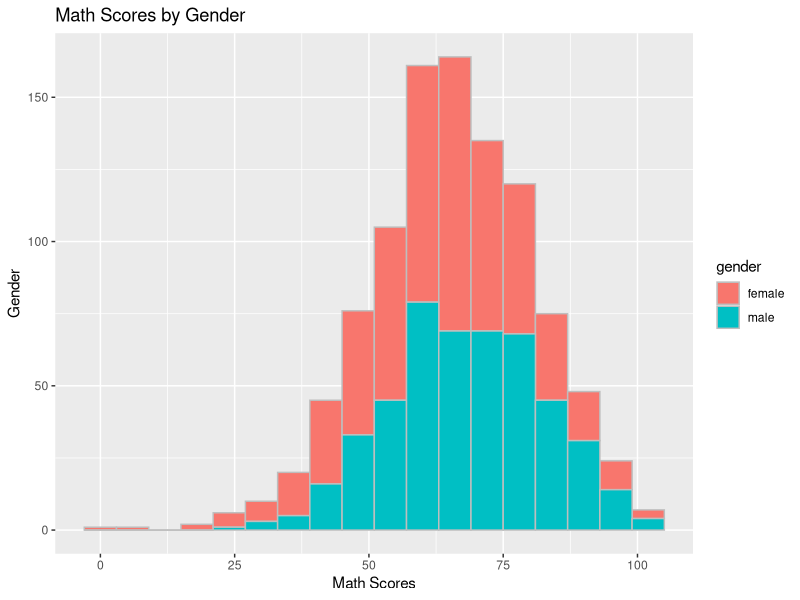
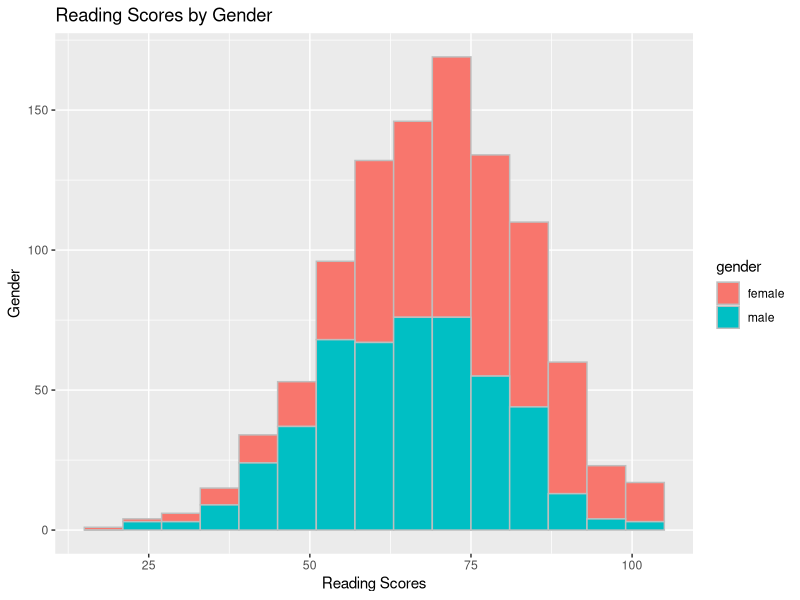
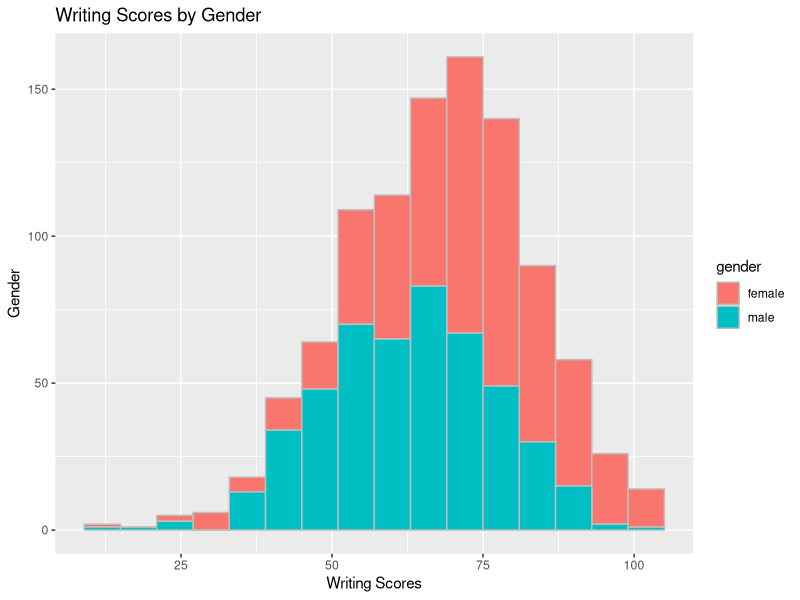
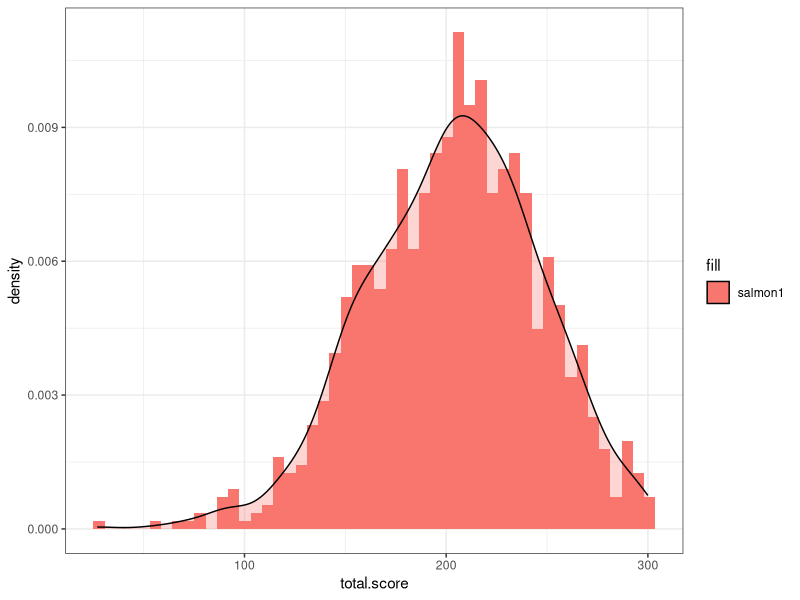
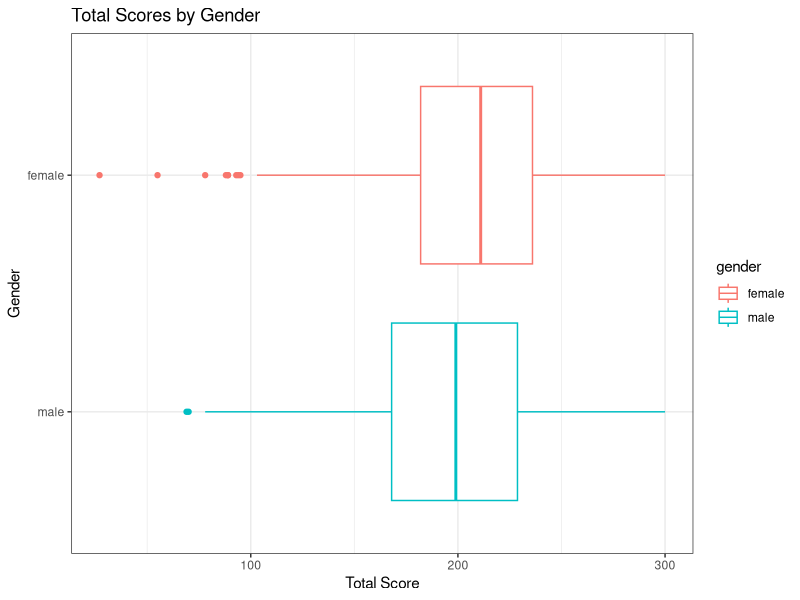
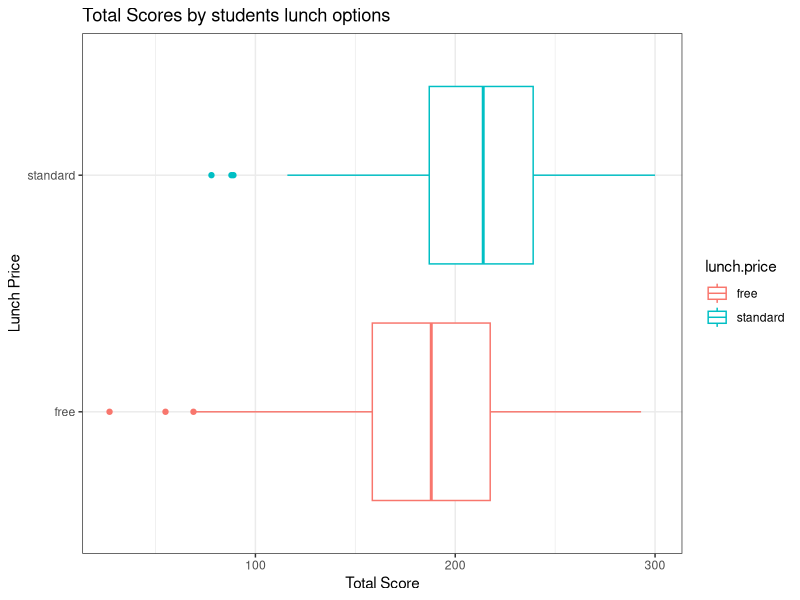
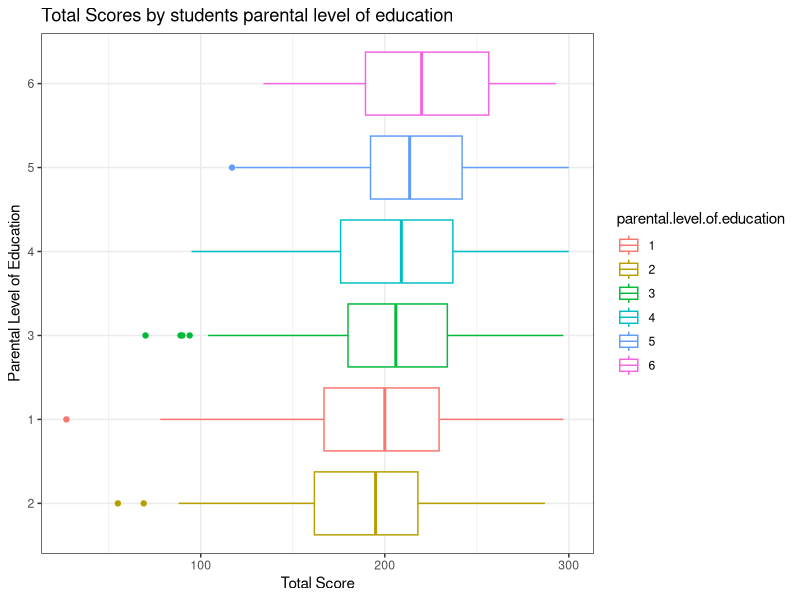
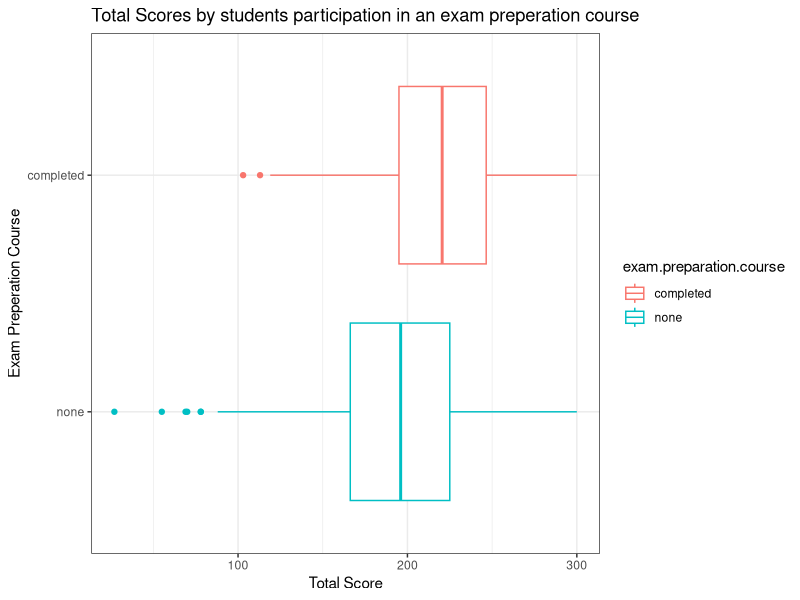

Generate these figures, in order, with R:
## HEADER ####
## Who: Georgina Anna Wager ####
## Project:Project: Socioeconomic factors that explain variation in exam scores. ####
## What: EDA ####
## Last edited: 2020-11-20 ####

## 1.0 Getting started ####
## 1.1 Installing Packages ####
## 1.2 Setting Working Directory ####
## 1.3 Examining variable types and changing accordingly ####
## 2.0 EDA ####

## 1.0 Getting started ####
## 1.1 Installing Packages ####
install.packages("ggplot2")
install.packages("dplyr")
install.packages("caTools")
install.packages("miscTools")
install.packages("psych")
install.packages("cluster")

## 1.2 Setting Working Directory
setwd("C:/Users/georg/Documents/GitHub/C7081-Assessment") ## Set the working directory to the location of the file
library(openxlsx) ## Tell R to load the openxlsx function from the library 
data <- read.xlsx("Student Performance.xlsx") ## Name the data set "data" and read the data 

## 1.3 Examining variable types and changing accordingly
names(data) ## List of the names of all the predictors within the data 
summary(data) ## Provide summary statistics on the data
str(data)

library(ggplot2)
library(dplyr)
library(caTools)
library(miscTools)

## Ensuring the variables are correct ####
## Gender into a factor
class(data$gender) # Character
data$gender <- factor(data$gender)
class(data$gender) # Factor

## Lunch into a factor
class(data$lunch.price) # Character
data$lunch.price <- factor(data$lunch.price)
class(data$lunch.price) # Factor

## Ethnicity into a factor
class(data$ethnicity) # Character
data$ethnicity <- factor(data$ethnicity)
class(data$ethnicity) # Factor

## parental.level.of.education into a factor
class(data$parental.level.of.education) # Character
data$parental.level.of.education <- factor(data$parental.level.of.education)
class(data$parental.level.of.education) # Factor

## exam.preparation.course into a factor
class(data$exam.preparation.course) # Character
data$exam.preparation.course <- factor(data$exam.preparation.course)
class(data$exam.preparation.course) # Factor

## Viewing the data and the data variables
str(data)
head(data)

## 2.0 EDA ####
library(ggplot2) ##plotting the graphs for each score
plot <- ggplot(data, aes(math.exam.score)) + geom_histogram(binwidth=6, color="gray", aes(fill=gender))
plot <- plot + xlab("Math Scores") + ylab("Gender") + ggtitle("Math Scores by Gender")
plot

plot1 <- ggplot(data, aes(reading.exam.score)) + geom_histogram(binwidth=6, color="gray", aes(fill=gender))
plot1 <- plot1 + xlab("Reading Scores") + ylab("Gender") + ggtitle("Reading Scores by Gender")
plot1

plot2 <- ggplot(data, aes(writing.exam.score)) +  geom_histogram(binwidth=6, color="gray", aes(fill=gender))
plot2 <- plot2 + xlab("Writing Scores") + ylab("Gender") + ggtitle("Writing Scores by Gender")
plot2

## From looking at the maths score by gender plot, it is clear that male students have received better 
## scores in Math.However female  students have received better scores in reading and writing
## demonstrating that females are weaker in technical subjects, but stronger in the other ones.

## Looking at the data when the three numerical score measurements are combined. 

data <- data %>% mutate(total.score = math.exam.score + reading.exam.score + writing.exam.score)
data <- data %>% select(-math.exam.score, -reading.exam.score, -writing.exam.score)
## compiling the three dependent variables into one variable

## Looking at the distribution density of the total scores, shows that the total score is normally 
## distributed. 

ggplot(data, aes(x = total.score, fill = 'salmon1')) + geom_histogram(bins = 50, aes(y = ..density..)) + geom_density(alpha = 0.3) + theme_bw()

## Out of the 1000 students in this example,35.8% completed the exam preparation course,and the 
## remaining 64.2% did not.Students who completed the preparation class had better scores in all three exams. 

percent_of_students= round(prop.table(table(data$exam.preparation.course))* 100, digits = 1)
percent_of_studentspercent_of_students= round(prop.table(table(data$exam.preparation.course))* 100, digits = 1)
percent_of_students

graph1<-ggplot(data, aes(x = reorder(gender, total.score, FUN = median), y = total.score, col = gender)) + 
  geom_boxplot() + coord_flip() + theme_bw() ## gender 
graph1 <- graph1 + xlab("Gender") + ylab("Total Score") + ggtitle("Total Scores by Gender")
graph1

graph2<-ggplot(data, aes(x = reorder(lunch.price, total.score, FUN = median), y = total.score, col = lunch.price)) + 
  geom_boxplot() + coord_flip() + theme_bw() ## lunch
graph2 <- graph2 + xlab("Lunch Price") + ylab("Total Score") + ggtitle("Total Scores by students lunch options")
graph2

graph3<-ggplot(data, aes(x = reorder(parental.level.of.education, total.score, FUN = median), y = total.score, col = parental.level.of.education)) + 
  geom_boxplot() + coord_flip() + theme_bw() ## parental level of education
graph3 <- graph3 + xlab("Parental Level of Education") + ylab("Total Score") + ggtitle("Total Scores by students parental level of education")
graph3

graph4<-ggplot(data, aes(x = reorder(exam.preparation.course, total.score, FUN = median), y = total.score, col = exam.preparation.course)) + 
  geom_boxplot() + coord_flip() + theme_bw() ## exam prep
graph4 <- graph4 + xlab("Exam Preperation Course") + ylab("Total Score") + ggtitle("Total Scores by students participation in an exam preperation course")
graph4

boxplot.stats(data$hwy)$out ## checking for outliers in the data set 

## From the above graphs we can see that there could possible be a few outliers in the data set, 
## but when checking no outliers were identified in the data. There is also no missing values in the 
## data set. 
